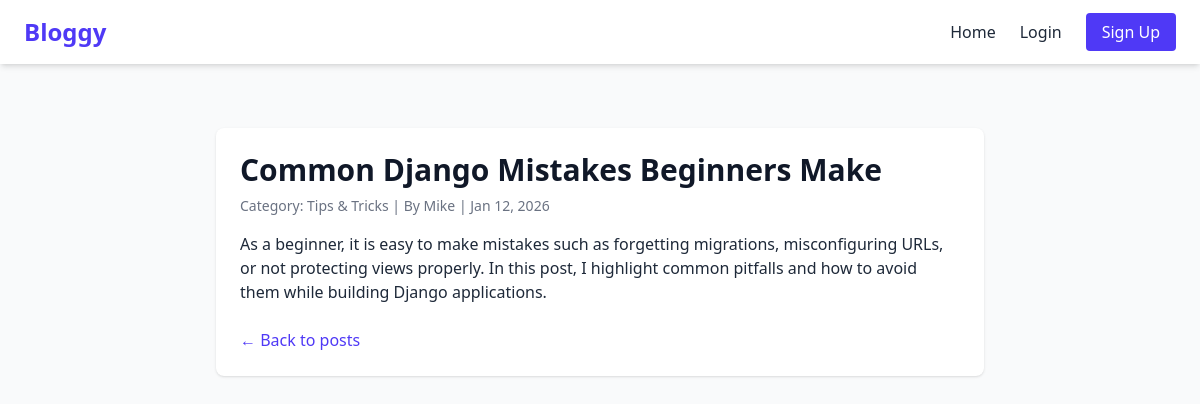
Page /bloggy/post/17/ on the committed database.
### blog/models.py (models this page shows, shortened)
class Post(models.Model):
    title = models.CharField(max_length=100)
    content = models.TextField()
    category = models.ForeignKey(Category, on_delete=models.SET_NULL, null=True, blank=True)
    author = models.ForeignKey(User, on_delete=models.CASCADE)
    created_at = models.DateTimeField(auto_now_add=True)
    updated_at = models.DateTimeField(auto_now=True)

class Category(models.Model):
    name = models.CharField(max_length=100)
    slug = models.SlugField(unique=True)
    def __str__(self):
        return self.name

### blog/views.py (the view)
# urls.py: path('post/<int:post_id>/', post_detail, name='post_detail'),
def post_detail(request, post_id):
    post = get_object_or_404(Post, id=post_id)
    return render(request, 'blog/post_detail.html', {'post': post})

### blog/templates/blog/post_detail.html (shortened to what this page needs)
{% extends "base.html" %}
{% block content %}
<div class="max-w-3xl mx-auto bg-white p-6 rounded-lg shadow">
    <h1 class="text-3xl font-bold text-gray-900 mb-2">
        {{ post.title }}
    </h1>
    <p class="text-sm text-gray-500 mb-4">
        Category: {{ post.category }} |
        By {{ post.author }} |
        {{ post.created_at|date:"M d, Y" }}
    </p>
    <div class="prose max-w-none text-gray-800">
        {{ post.content|linebreaks }}
    </div>
    <div class="mt-6 flex justify-between items-center">
        <a href="{% url 'post_list' %}"
           class="text-indigo-600 hover:underline">
            ← Back to posts
        </a>
    </div>
</div>
{% endblock %}

### rows in the picture
Post: title "Common Django Mistakes Beginners Make", category "Tips & Tricks", author "Mike", created_at "Jan 12, 2026", content "As a beginner, it is easy to make mistakes such as forgetting migrations, misconfiguring URLs, or not protecting views properly. In this post, I highlight common pitfalls and how to avoid them while building Django applications."
